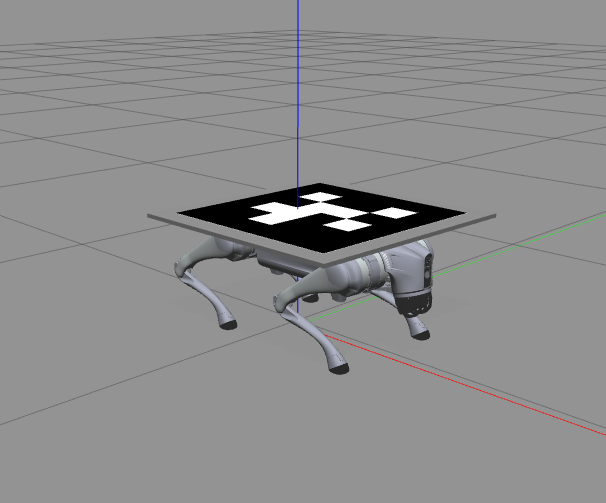
#> input picture docs/media/montaje_aruco_sim.png, 606 x 503 px, found by its file name
$ python crop_montaje_aruco_sim.py
#> lines starting #> are read from the running program, lines starting #| are printed output that depends on the picture
"""Recorta la captura de Gazebo del Go2 con la plataforma y el marcador montados.

La captura sale de Gazebo en 606x503 y el robot ocupa poco menos de la mitad del
ancho: el resto es piso y grilla. En la lámina va apareada con la foto del
laboratorio, donde el robot llena el cuadro, y con el original la pareja quedaba
despareja (el mismo robot se leía la mitad de grande de un lado que del otro).

Medido sobre la captura, el robot con la plataforma vive en x[178,466] y[183,373].
La ventana es 400x300, el 4:3 de la caja de la lámina para que no haya recorte
extra al mostrarla, centrada en ese contenido y con ~55 px de aire por lado.
Deja arriba un tramo del eje azul del mundo, que es lo que dice que es una
escena simulada y no una foto.

El escalado a 800x600 no agrega detalle (la ventana real son 400x300), pero hace
el remuestreo una sola vez y con lanczos en vez de dejárselo al navegador, que
la muestra a ~590 px de ancho a 1080p.

Uso:
    python3 defensa/scripts/crop_montaje_aruco_sim.py     # desde la raíz del repo
"""
import sys

from PIL import Image

SRC = sys.argv[1] if len(sys.argv) > 1 else "docs/media/montaje_aruco_sim.png"
DST = sys.argv[2] if len(sys.argv) > 2 else "defensa/web/assets/img/sim_montaje_aruco.png"

BOX = (122, 128, 522, 428)  # left, top, right, bottom
OUT_W = 800

img = Image.open(SRC).convert("RGB").crop(BOX)
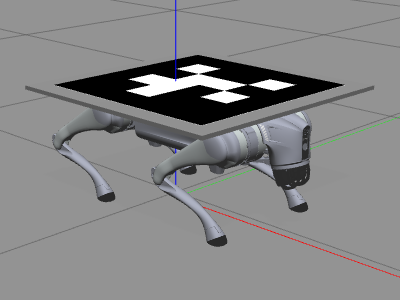
#> img: PIL image 400x300 RGB; mean R, G, B 133.8, 133.9, 134.5
img = img.resize((OUT_W, round(img.height * OUT_W / img.width)), Image.LANCZOS)
#> img: PIL image 800x600 RGB
img.save(DST, optimize=True)

print(f"{DST}  {img.width}x{img.height}")
#| defensa/web/assets/img/sim_montaje_aruco.png  800x600
